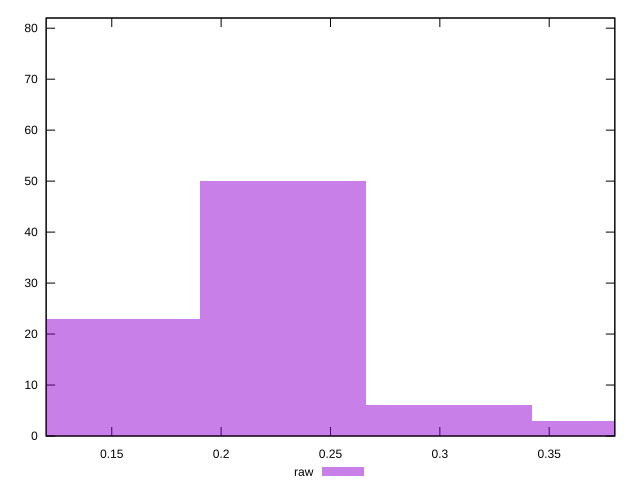

This figure's gnuplot source:
reset

$raw <<EOF
0.3803827737370059 3
0.15215310949480237 23
0.22822966424220356 50
0.30430621898960475 6
EOF

set key outside below
set boxwidth 0.07607655474740119
set xrange [0.12:0.38]
set yrange [0:82]
set trange [0:82]
set style fill transparent solid 0.5 noborder
set terminal svg size 640, 490 enhanced background rgb 'white'
set output "reports/report_00028_2021-02-24T12-49-42.674Z/meta/score/samples/astro/raw/histogram.svg"

plot $raw title "raw" with boxes

reset
